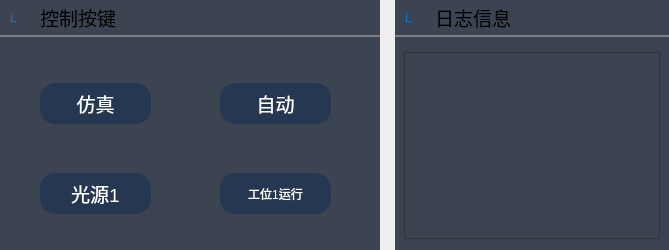
         <widget class="QWidget" name="widget_4" native="true">
          <property name="minimumSize">
           <size>
            <width>0</width>
            <height>250</height>
           </size>
          </property>
          <property name="maximumSize">
           <size>
            <width>16777215</width>
            <height>250</height>
           </size>
          </property>
          <property name="styleSheet">
           <string notr="true"/>
          </property>
          <layout class="QGridLayout" name="gridLayout_4">
           <property name="leftMargin">
            <number>0</number>
           </property>
           <property name="topMargin">
            <number>0</number>
           </property>
           <property name="rightMargin">
            <number>0</number>
           </property>
           <property name="bottomMargin">
            <number>0</number>
           </property>
           <property name="horizontalSpacing">
            <number>15</number>
           </property>
           <item row="0" column="0">
            <widget class="QWidget" name="widget_6" native="true">
             <property name="minimumSize">
              <size>
               <width>380</width>
               <height>151</height>
              </size>
             </property>
             <property name="maximumSize">
              <size>
               <width>380</width>
               <height>16777215</height>
              </size>
             </property>
             <property name="styleSheet">
              <string notr="true">	background-color: rgb(60, 68, 81);</string>
             </property>
             <layout class="QGridLayout" name="gridLayout_7">
              <property name="leftMargin">
               <number>0</number>
              </property>
              <property name="topMargin">
               <number>2</number>
              </property>
              <property name="rightMargin">
               <number>0</number>
              </property>
              <property name="bottomMargin">
               <number>2</number>
              </property>
              <item row="0" column="0">
               <widget class="QWidget" name="widget_8" native="true">
                <property name="minimumSize">
                 <size>
                  <width>0</width>
                  <height>35</height>
                 </size>
                </property>
                <property name="maximumSize">
                 <size>
                  <width>16777215</width>
                  <height>35</height>
                 </size>
                </property>
                <property name="styleSheet">
                 <string notr="true">border-bottom: 2px solid #808080;</string>
                </property>
                <widget class="QLabel" name="label_2">
                 <property name="geometry">
                  <rect>
                   <x>40</x>
                   <y>0</y>
                   <width>91</width>
                   <height>31</height>
                  </rect>
                 </property>
                 <property name="font">
                  <font>
                   <family>Microsoft YaHei UI</family>
                   <pointsize>14</pointsize>
                   <italic>false</italic>
                   <bold>false</bold>
                  </font>
                 </property>
                 <property name="styleSheet">
                  <string notr="true">border-bottom: 0px solid #FFFFFF;</string>
                 </property>
                 <property name="text">
                  <string>控制按键</string>
                 </property>
                </widget>
                <widget class="QLabel" name="label_button_region">
                 <property name="geometry">
                  <rect>
                   <x>10</x>
                   <y>0</y>
                   <width>31</width>
                   <height>31</height>
                  </rect>
                 </property>
                 <property name="styleSheet">
                  <string notr="true">border-bottom: 0px solid #FFFFFF;
color: rgb(0, 120, 220);</string>
                 </property>
                 <property name="text">
                  <string>L</string>
                 </property>
                </widget>
               </widget>
              </item>
              <item row="1" column="0">
               <widget class="QWidget" name="widget_9" native="true">
                <property name="minimumSize">
                 <size>
                  <width>280</width>
                  <height>120</height>
                 </size>
                </property>
                <property name="maximumSize">
                 <size>
                  <width>16777215</width>
                  <height>16777215</height>
                 </size>
                </property>
                <widget class="QPushButton" name="pushButton_3">
                 <property name="geometry">
                  <rect>
                   <x>220</x>
                   <y>130</y>
                   <width>111</width>
                   <height>41</height>
                  </rect>
                 </property>
                 <property name="styleSheet">
                  <string notr="true">QPushButton
{
    color: rgb(255, 255, 255);
    background-color: rgb(38, 56, 81);
border-radius:15px;
}
QPushButton:pressed 
{
	background-color: rgb(160, 168, 181);
 }

QPushButton:checked 
{
	background-color: rgb(160, 168, 181);
 }</string>
                 </property>
                 <property name="text">
                  <string>工位1运行</string>
                 </property>
                </widget>
                <widget class="QPushButton" name="pushButton_auto">
                 <property name="geometry">
                  <rect>
                   <x>220</x>
                   <y>40</y>
                   <width>111</width>
                   <height>41</height>
                  </rect>
                 </property>
                 <property name="font">
                  <font>
                   <family>Microsoft YaHei UI</family>
                   <pointsize>14</pointsize>
                   <italic>false</italic>
                   <bold>false</bold>
                  </font>
                 </property>
                 <property name="styleSheet">
                  <string notr="true">QPushButton
{
    color: rgb(255, 255, 255);
    background-color: rgb(38, 56, 81);
border-radius:15px;
}
QPushButton:pressed 
{
	background-color: rgb(160, 168, 181);
 }

QPushButton:checked 
{
	background-color: rgb(160, 168, 181);
 }</string>
                 </property>
                 <property name="text">
                  <string>自动</string>
                 </property>
                 <property name="checkable">
                  <bool>true</bool>
                 </property>
                </widget>
                <widget class="QPushButton" name="pushButton_light1">
                 <property name="geometry">
                  <rect>
                   <x>40</x>
                   <y>130</y>
                   <width>111</width>
                   <height>41</height>
                  </rect>
                 </property>
                 <property name="font">
                  <font>
                   <family>Microsoft YaHei UI</family>
                   <pointsize>14</pointsize>
                   <italic>false</italic>
                   <bold>false</bold>
                  </font>
                 </property>
                 <property name="styleSheet">
                  <string notr="true">QPushButton
{
    color: rgb(255, 255, 255);
    background-color: rgb(38, 56, 81);
border-radius:15px;
}
QPushButton:pressed 
{
	background-color: rgb(160, 168, 181);
 }

QPushButton:checked 
{
	background-color: rgb(160, 168, 181);
 }</string>
                 </property>
                 <property name="text">
                  <string>光源1</string>
                 </property>
                 <property name="checkable">
                  <bool>true</bool>
                 </property>
                </widget>
                <widget class="QPushButton" name="pushButton_sim">
                 <property name="geometry">
                  <rect>
                   <x>40</x>
                   <y>40</y>
                   <width>111</width>
                   <height>41</height>
                  </rect>
                 </property>
                 <property name="font">
                  <font>
                   <family>Microsoft YaHei UI</family>
                   <pointsize>14</pointsize>
                   <italic>false</italic>
                   <bold>false</bold>
                  </font>
                 </property>
                 <property name="styleSheet">
                  <string notr="true">QPushButton
{
    color: rgb(255, 255, 255);
    background-color: rgb(38, 56, 81);
border-radius:15px;
}
QPushButton:pressed 
{
	background-color: rgb(60, 68, 81);
 }

QPushButton:checked 
{
	background-color: rgb(60, 68, 81);
 }</string>
                 </property>
                 <property name="text">
                  <string>仿真</string>
                 </property>
                 <property name="checkable">
                  <bool>true</bool>
                 </property>
                </widget>
               </widget>
              </item>
             </layout>
            </widget>
           </item>
           <item row="0" column="1">
            <widget class="QWidget" name="widget_5" native="true">
             <property name="minimumSize">
              <size>
               <width>0</width>
               <height>151</height>
              </size>
             </property>
             <property name="styleSheet">
              <string notr="true">	background-color: rgb(60, 68, 81);</string>
             </property>
             <layout class="QGridLayout" name="gridLayout_8">
              <property name="leftMargin">
               <number>0</number>
              </property>
              <property name="topMargin">
               <number>2</number>
              </property>
              <property name="rightMargin">
               <number>0</number>
              </property>
              <property name="bottomMargin">
               <number>2</number>
              </property>
              <item row="0" column="0">
               <widget class="QWidget" name="widget_10" native="true">
                <property name="minimumSize">
                 <size>
                  <width>0</width>
                  <height>35</height>
                 </size>
                </property>
                <property name="maximumSize">
                 <size>
                  <width>16777215</width>
                  <height>35</height>
                 </size>
                </property>
                <property name="styleSheet">
                 <string notr="true">border-bottom: 2px solid #808080;</string>
                </property>
                <widget class="QLabel" name="label_3">
                 <property name="geometry">
                  <rect>
                   <x>40</x>
                   <y>0</y>
                   <width>91</width>
                   <height>31</height>
                  </rect>
                 </property>
                 <property name="font">
                  <font>
                   <family>Microsoft YaHei UI</family>
                   <pointsize>14</pointsize>
                   <italic>false</italic>
                   <bold>false</bold>
                  </font>
                 </property>
                 <property name="styleSheet">
                  <string notr="true">border-bottom: 0px solid #FFFFFF;</string>
                 </property>
                 <property name="text">
                  <string>日志信息</string>
                 </property>
                </widget>
                <widget class="QLabel" name="label_log_region">
                 <property name="geometry">
                  <rect>
                   <x>10</x>
                   <y>0</y>
                   <width>31</width>
                   <height>31</height>
                  </rect>
                 </property>
                 <property name="styleSheet">
                  <string notr="true">border-bottom: 0px solid #FFFFFF;
color: rgb(0, 120, 220);</string>
                 </property>
                 <property name="text">
                  <string>L</string>
                 </property>
                </widget>
               </widget>
              </item>
              <item row="1" column="0">
               <widget class="QWidget" name="widget_11" native="true">
                <layout class="QGridLayout" name="gridLayout_9">
                 <property name="bottomMargin">
                  <number>9</number>
                 </property>
                 <item row="0" column="0">
                  <widget class="QTextEdit" name="textEdit_log">
                   <property name="font">
                    <font>
                     <family>Microsoft YaHei UI</family>
                     <pointsize>14</pointsize>
                     <italic>false</italic>
                     <bold>false</bold>
                    </font>
                   </property>
                   <property name="styleSheet">
                    <string notr="true">border-bottom: 0px solid #FFFFFF;</string>
                   </property>
                   <property name="readOnly">
                    <bool>false</bool>
                   </property>
                  </widget>
                 </item>
                </layout>
               </widget>
              </item>
             </layout>
            </widget>
           </item>
          </layout>
         </widget>
